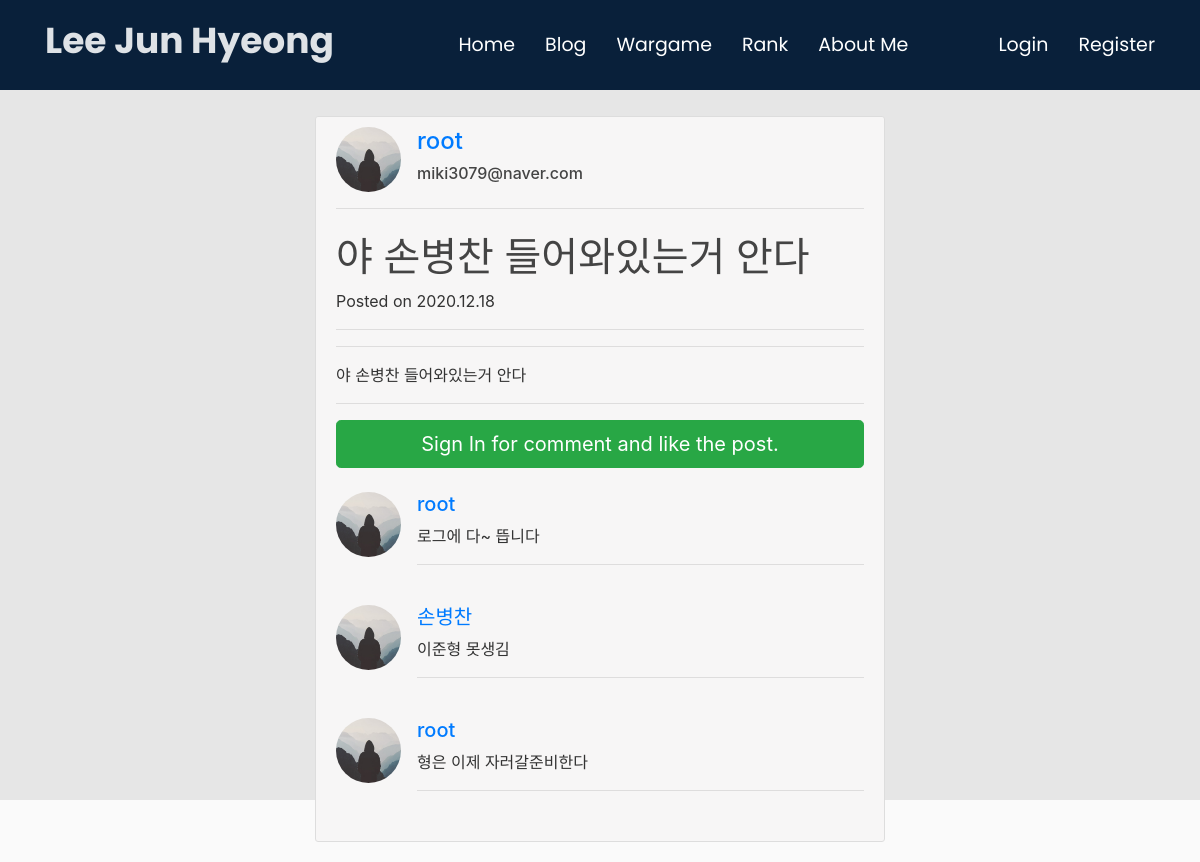
Screenshot of /blog/post/57/ with the database file from the repository.
### blog/models.py (models this page shows, shortened)
class Post(models.Model):
    category_CHOICES = {
        ('Security_CTF', 'Security_CTF'),
        ('Security_Wargame', 'Security_Wargame'),
        ('Security_Study', 'Security_Study'),
        ('Development_Programming', 'Development_Programming'),
        ('Development_Study', 'Development_Study'),
        ('Other', 'Other'),
    }
    author = models.ForeignKey(
        settings.AUTH_USER_MODEL, on_delete=models.CASCADE)
    title = models.CharField(max_length=100)
    content = RichTextUploadingField(blank=True,null=True)
    liked = models.ManyToManyField(
        settings.AUTH_USER_MODEL, blank=True, related_name='liked')
    date_posted = models.DateTimeField(default=timezone.now)
    category =  models.CharField(null=True,default='none',max_length=100,choices=category_CHOICES)
    objects = PostManager()
    class Meta:
        ordering = ('-date_posted', )

class Comment(models.Model):
    post = models.ForeignKey(
        Post, related_name='comments', on_delete=models.CASCADE)
    author = models.ForeignKey(
        settings.AUTH_USER_MODEL, on_delete=models.CASCADE)
    text = models.TextField()
    created_date = models.DateTimeField(default=timezone.now)
    approved_comment = models.BooleanField(default=True)

### users/models.py (models this page shows, shortened)
class Profile(models.Model):
    user = models.OneToOneField(User, on_delete=models.CASCADE)
    image = models.ImageField(default='default.jpg', upload_to='profile_pics')
    points = models.IntegerField(default=0)

### blog/views.py (the view)
# urls.py: path('blog/post/<int:pk>/', PostDetailView.as_view(), name='post_detail'),
class PostDetailView(DetailView):
    model = Post

### blog/templates/blog/post_detail.html (shortened to what this page needs)
{% extends "blog/base.html" %}
{% load crispy_forms_tags %}
{% block content %}
<div class="content-section">
    <div class="media">
        <img class="d-flex mr-3 rounded-circle article-img" src="{{ object.author.profile.image.url }}" alt="">
        <div class="media-body">
            <h4 class="mt-0"><a href="{% url 'user_posts' object.author.username %}">{{ object.author }}</a></h4>
            <h6 class="mt-0">{{ object.author.email }}</h6>
        </div>
    </div>
    <hr>
    <div>
        <h1 class="mt-4">{{object.title}}</h1>
        <p>
            Posted on {{ object.date_posted|date:"Y.m.d" }}
        </p>
    </div>
    <hr>
    <hr>
    <p class="lead">{{ object.content|safe|linebreaks }}</p>
    <hr>
    {% if user.is_authenticated %}
    <div class="card my-4">
        <h5 class="card-header">Leave a Comment:</h5>
        <div class="card-body">
            <form method="POST" action="{% url 'add_comment' object.id %}">
                {% csrf_token %}
                <div class="form-group">
                    <textarea class="form-control" name="text" rows="3" required></textarea>
                    <input type="hidden" name="user_id" value="{{user.id}}">
                </div>
                <button class="btn btn-primary" type="submit">Comment</button>
            </form>
        </div>
    </div>
    {% else %}
    <a href="{% url 'login' %}" class="btn btn-success btn-lg btn-block mb-4">
        Sign In for comment and like the post.
    </a>
    {% endif %}
    {% for comment in post.comments.all %}
    {% if comment.approved_comment %}
    <div class="media mb-4">
        <img class="d-flex mr-3 rounded-circle article-img" src="{{ comment.author.profile.image.url }}" alt="">
        <div class="media-body">
            <h5 class="mt-0"><a href="{% url 'user_posts' comment.author.username %}">{{ comment.author }}</a></h5>
            {{ comment.text|linebreaks }}
            <hr>
        </div>
    </div>
    {% else %}
    <div class="alert alert-secondary" role="alert">
        No Comment has been posted.
    </div>
    {% endif %}
    {% endfor %}
</div>
{% endblock content %}

### web/static/css/style2.css (style rules this page uses)
body { font-family: "Open Sans", sans-serif; color: #fff; position: relative; background: transparent; }
body::before { content: ""; position: fixed; background: #E6E6E6; background-size: cover; left: 0; right: 0; top: 0; height: 100vh; }
@media (min-width: 1024px) { body::before { background-attachment: fixed; } }
a { color: #12d640; }
h1, h2, h3, h4, h5, h6 { font-family: "Raleway", sans-serif; }

### web/static/css/main.css (style rules this page uses)
body { background: #fafafa; color: #333333; margin-top: 5rem; }
h1, h2, h3, h4, h5, h6 { color: #444444; }
.content-section { background: #F7F6F6; padding: 10px 20px; border: 1px solid #dddddd; border-radius: 3px; margin-bottom: 20px; }
.article-img { height: 65px; width: 65px; margin-right: 16px; }

### rows the page displays
Post: author.profile.image (placeholder picture), author "root", author.email "miki3079@naver.com", title "야 손병찬 들어와있는거 안다", date_posted "2020.12.18", content "야 손병찬 들어와있는거 안다"
Comment: author.profile.image (placeholder picture), author "root", text "로그에 다~ 뜹니다"
Comment: author.profile.image (placeholder picture), author "손병찬", text "이준형 못생김"
Comment: author.profile.image (placeholder picture), author "root", text "형은 이제 자러갈준비한다"
